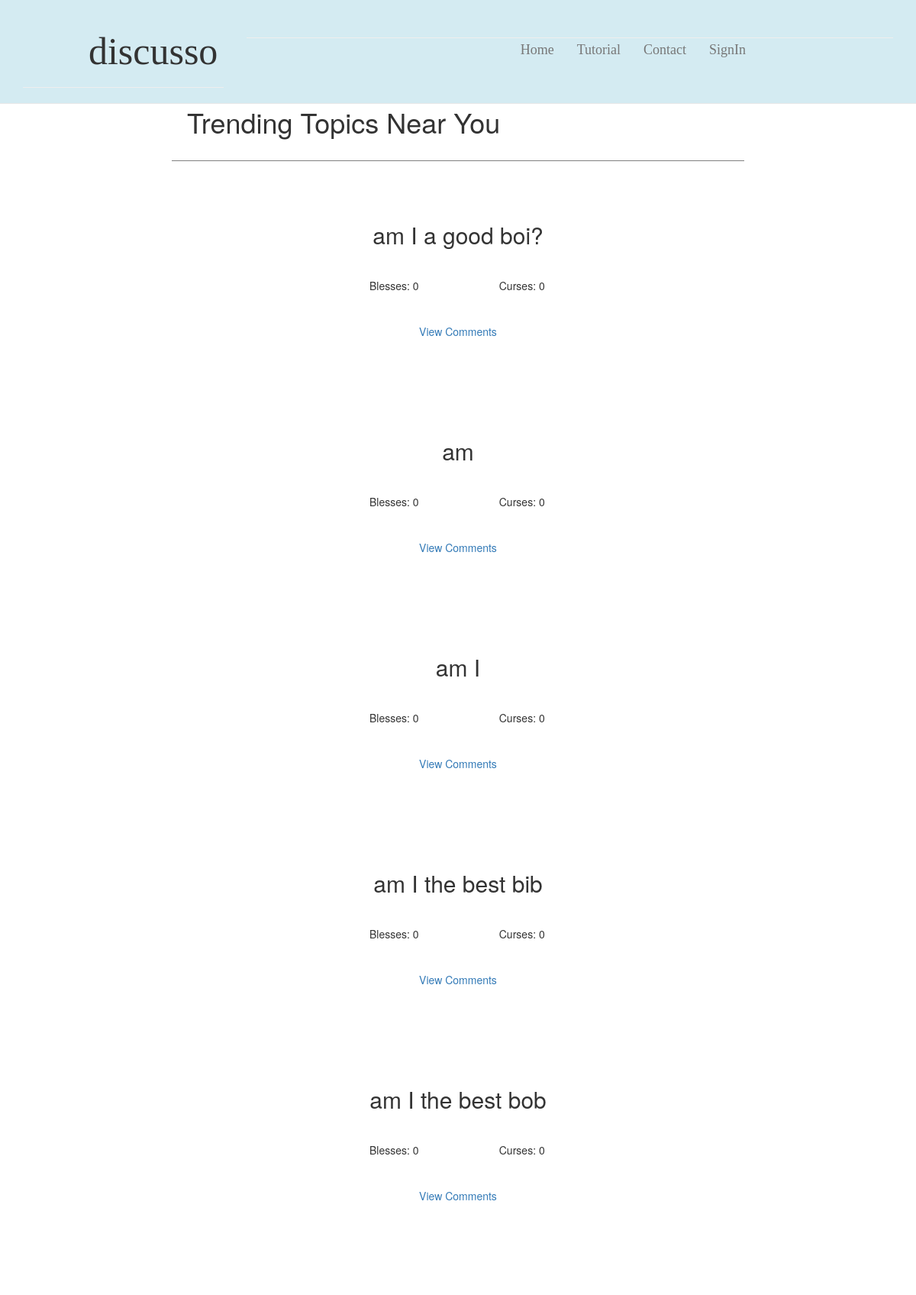
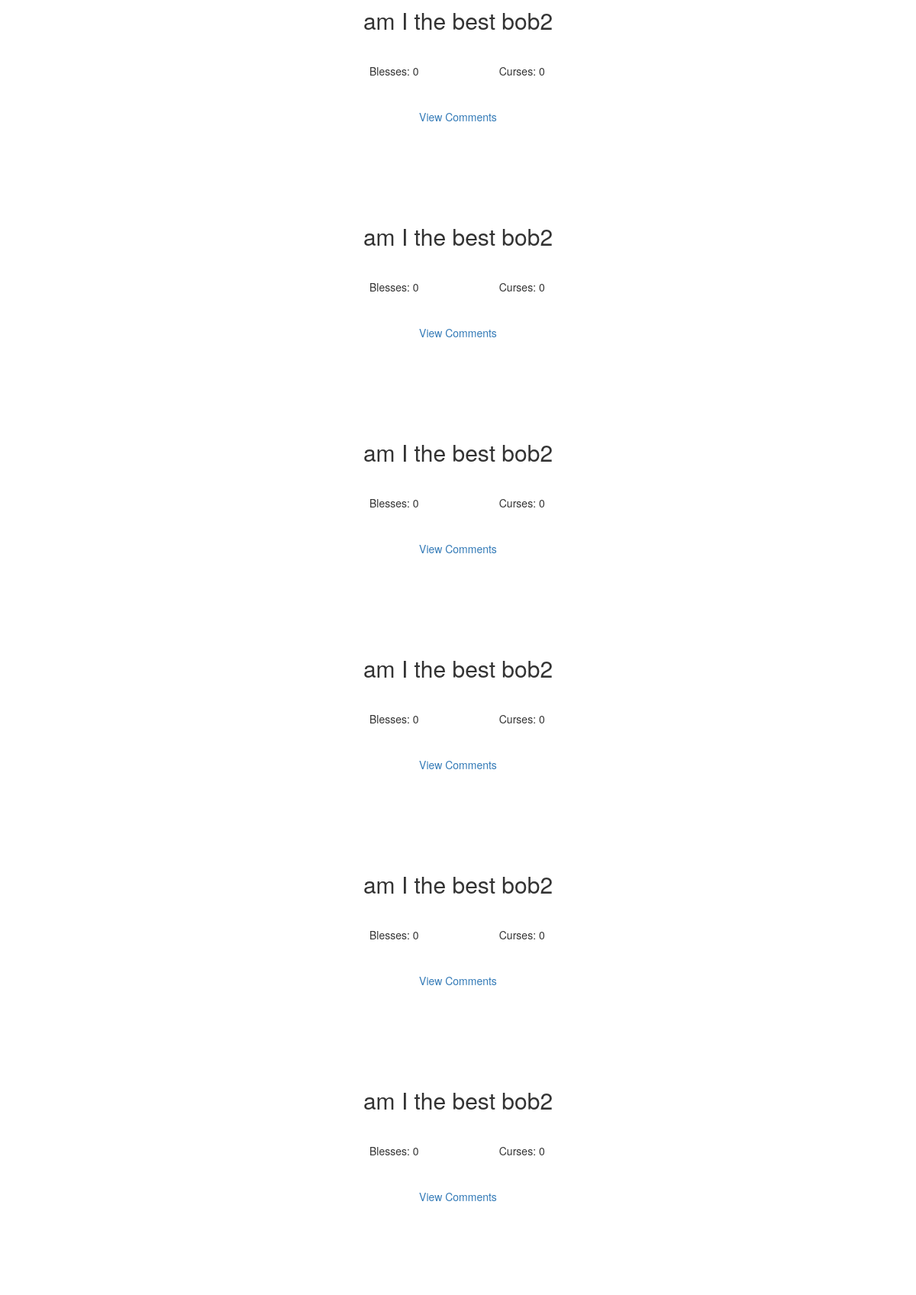
Screenshot of /homepage (upper part) with the database file from the repository (2 pictures, top to bottom).
### app/models.py (models this page shows, shortened)
class Post(db.Model):
    id        = db.Column(db.Integer, primary_key=True)
    title     = db.Column(db.String(64))
    desc      = db.Column(db.String(248))
    blesses   = db.Column(db.Integer, default=0)
    curses    = db.Column(db.Integer, default=0)
    timestamp = db.Column(db.DateTime, index=True, default=datetime.utcnow)
    user_id   = db.Column(db.Integer, db.ForeignKey('user.id'))
    p_replies   = db.relationship('Reply', backref='ogPost', lazy='dynamic')

### app/routes.py (the view)
@app.route('/', methods=['GET', 'POST'])
@app.route('/homepage', methods=['GET', 'POST'])
def homepage():
    form = MakePostForm()
    if form.validate_on_submit():
        post = Post(title=form.title.data, desc=form.desc.data, user_id=current_user.id)
        db.session.add(post)
        db.session.commit()
        return render_template('homepage.html', title='Home', posts=Post.query.all(), form=form)
    return render_template('homepage.html', title='Home', posts=Post.query.all(), form=form)

### app/templates/homepage.html (shortened to what this page needs)
{% extends "topbar.html" %}
{% block content %}
<div class="container-fluid">
	<div class="leftSide col-md-2">
	</div>
	<div class="homePage col-md-8">
		<div class = "special">
		<h1> Trending Topics Near You</h1>
	</div>
		{%for post in posts %}
		<div class="sampleTopic">
			<div class ="heading">
			<h2> {{ post.title }} </h2>
		</div>
			<div class="innerTopic container-fluid">
					<div class="col-md-3"></div>
				<div class="col-md-3">
					<p>Blesses: {{post.blesses}} </p>
				</div>
				<div class="col-md-3">
					<p>Curses: {{post.curses}} </p>
				</div>
				<div class="col-md-3"></div>
			</div>
			<div class= "links container-fluid">
					<div class = "viewComment col-md-4"></div>
					<div class = "viewComment col-md-4">
							<p><a href="{{ url_for('topic',postid = '') }}{{post.id}}"> View Comments </a> </p>
					</div>
					<div class = "viewComment col-md-4"></div>
			</div>
</div>
		{% endfor %}
	</div>
	<div class="rightSide col-md-2">
	</div>
</div>
{% endblock %}

### app/templates/topbar.html (shortened to what this page needs)
<html>
<head>
    <link rel="stylesheet" href="https://maxcdn.bootstrapcdn.com/bootstrap/3.4.0/css/bootstrap.min.css">
    <link rel="stylesheet" type="text/css" href="{{ url_for('static',filename='stylesheet.css') }}">
</head>
<body>
    <nav class="navbar navbar-default navbar-fixed-top">
        <div class="container-fluid">
            <div class="navTitle col-md-3">
                <div class="page-header">
                    <h1>discusso</h1>
                </div>
            </div>
            <div class="topbarRight col-md-9">
                <div class="page-header">
                    <ul class="nav navbar-nav">
                        <li><a href="{{ url_for('homepage') }}">Home</a></li>
                        <li><a href="{{ url_for('tutorial') }}">Tutorial</a></li>
                        <li><a href="{{ url_for('contact') }}">Contact</a></li>
                        {% if current_user.is_anonymous %}
                        <li><a href="{{ url_for('signin') }}">SignIn</a></li>
                        {% else %}
                        <li><a href="{{ url_for('profile',userid = '') }}{{current_user.id}}">Profile</a></li>
                        <li><a href="{{ url_for('logout') }}">Sign Out</a></li>
                        {% endif %}
                    </ul>
                </div>
            </div>
        </div>
    </nav>
    {% block content %}{% endblock %}
</body>
</html>

### app/static/stylesheet.css (style rules this page uses)
body { padding-top: 100px; }
.navbar-default { text-align: center; background-color: #d4ebf2; font-family: Cambria, Cochin, Georgia, Times, 'Times New Roman', serif; font-size: large; }
.nav { float: right; padding-right: 30%; }
.page-header { padding-left: 30%; }
.navTitle h1 { font-size: 50px; }
.sampleTopic { padding: 30px; text-align: center }
.innerTopic { padding: 10px; }
.links { padding:20px; }
.special { padding: 20px; border-bottom: 1px solid grey; margin-bottom: 10px; }
.heading { text-align: center; border-bottom: 1px; padding: 20px; }

### rows the page displays
Post: title "am I a good boi?", blesses "0", curses "0"
Post: title "am", blesses "0", curses "0"
Post: title "am I", blesses "0", curses "0"
Post: title "am I the best bib", blesses "0", curses "0"
Post: title "am I the best bob", blesses "0", curses "0"
Post: title "am I the best bob2", blesses "0", curses "0"
Post: title "am I the best bob2", blesses "0", curses "0"
Post: title "am I the best bob2", blesses "0", curses "0"
Post: title "am I the best bob2", blesses "0", curses "0"
Post: title "am I the best bob2", blesses "0", curses "0"
Post: title "am I the best bob2", blesses "0", curses "0"
